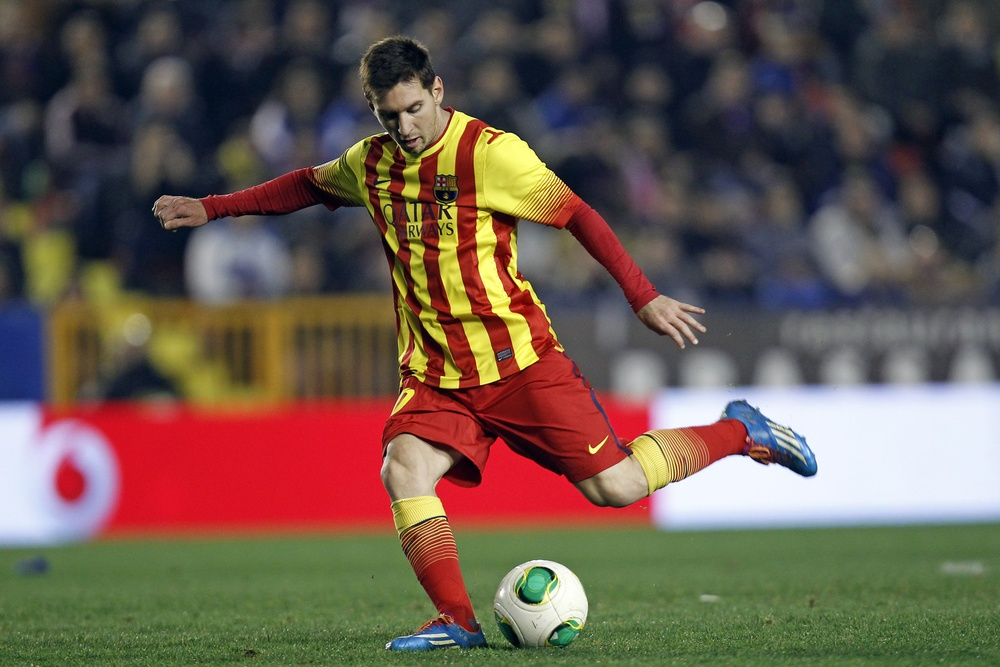
#> input picture messi4.jpg, 1000 x 667 px, shrunk from 4020 x 2680 before the run
$ python image_gradients_and_canny_edge_detection.py   (older library calls are emulated)
#> lines starting #> are read from the running program, lines starting #| are printed output that depends on the picture
import cv2
import numpy as np
from matplotlib import pyplot as plt

img = cv2.imread("messi4.jpg", cv2.IMREAD_GRAYSCALE)
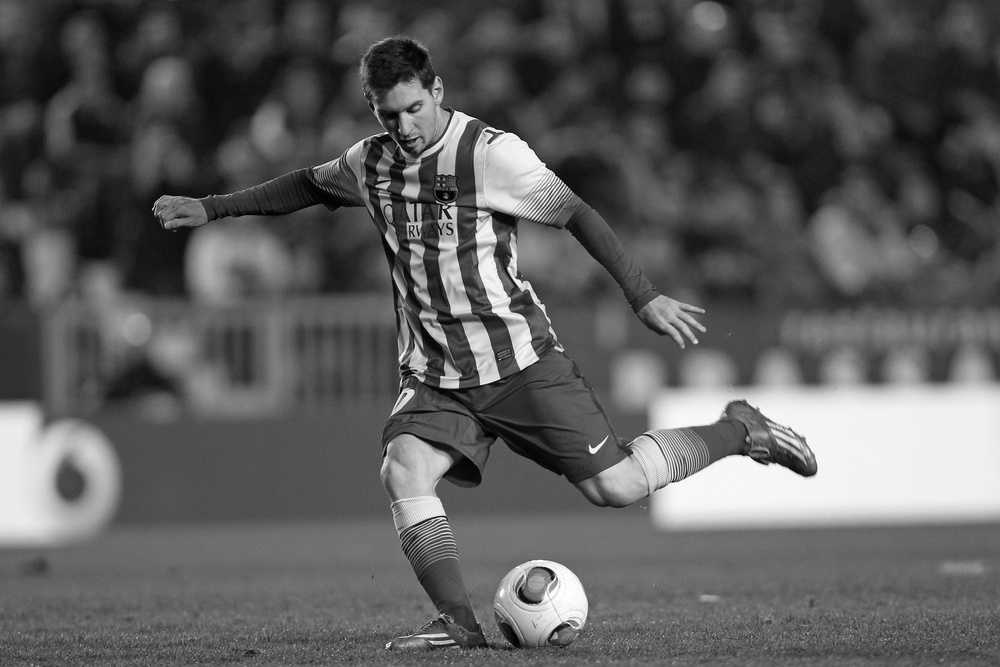
#> img: shape (667, 1000); min 0, max 255, mean 93.2
lap = cv2.Laplacian(img, cv2.CV_64F, ksize=3)
lap = np.uint8(np.absolute(lap))
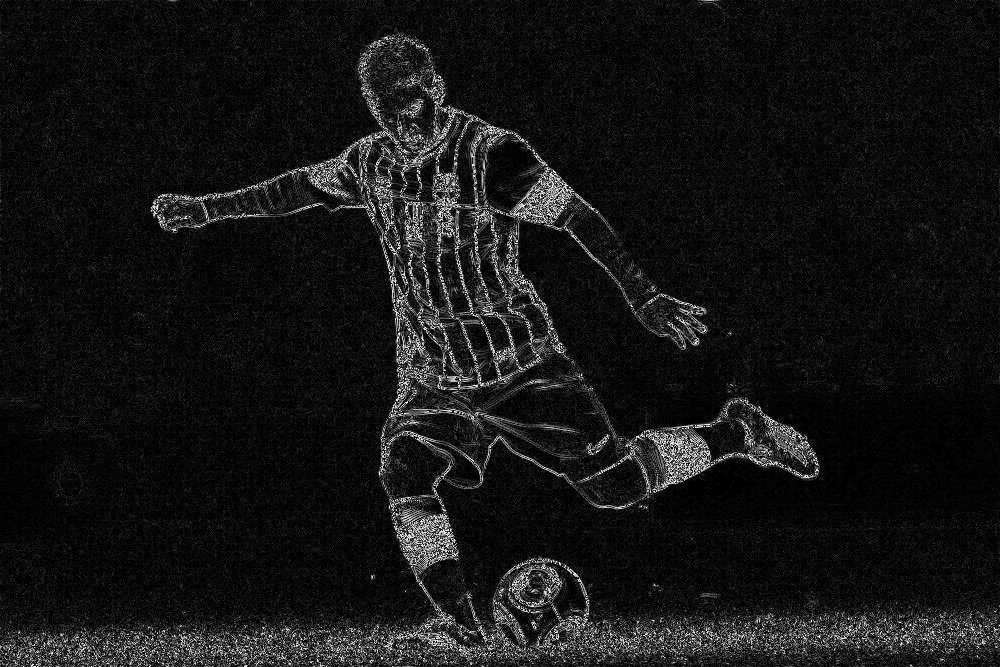
#> lap: shape (667, 1000); min 0, max 254, mean 21.3
sobelX = cv2.Sobel(img, cv2.CV_64F, 1, 0)
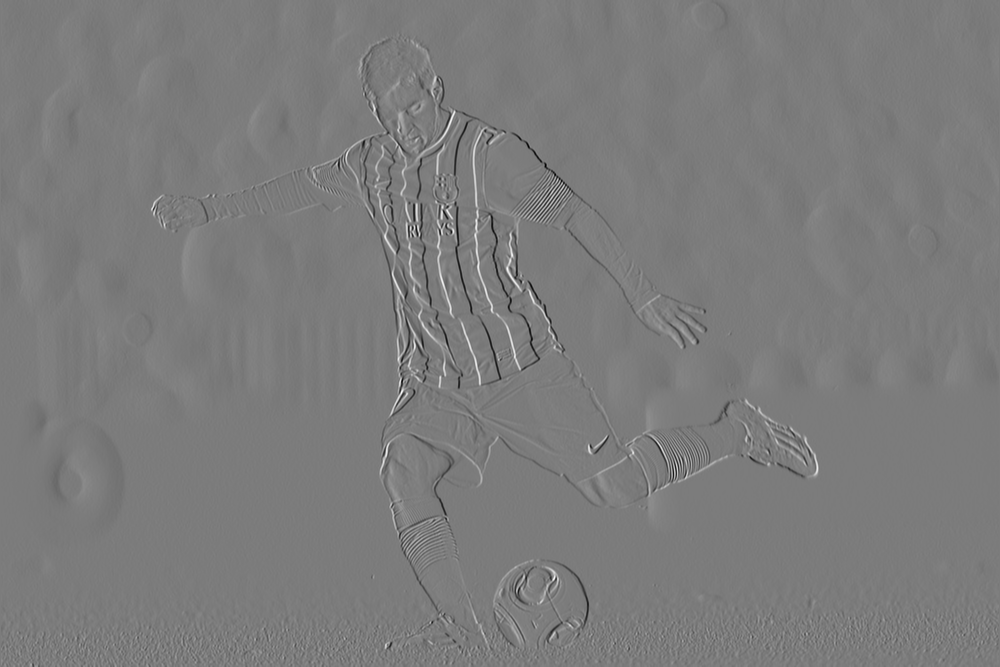
#> sobelX: shape (667, 1000) float64; min -797, max 840, mean 0; drawn with min black and max white
sobelY = cv2.Sobel(img, cv2.CV_64F, 0, 1)
edges = cv2.Canny(img,100,200)
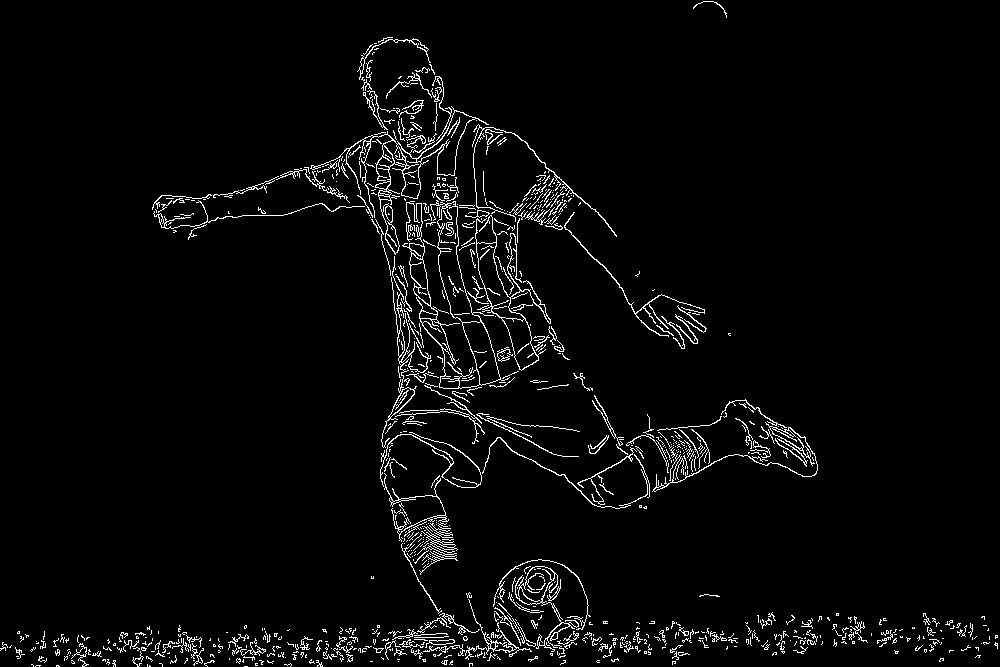
#> edges: shape (667, 1000); 3.4% white in thin lines or dots

sobelX = np.uint8(np.absolute(sobelX))
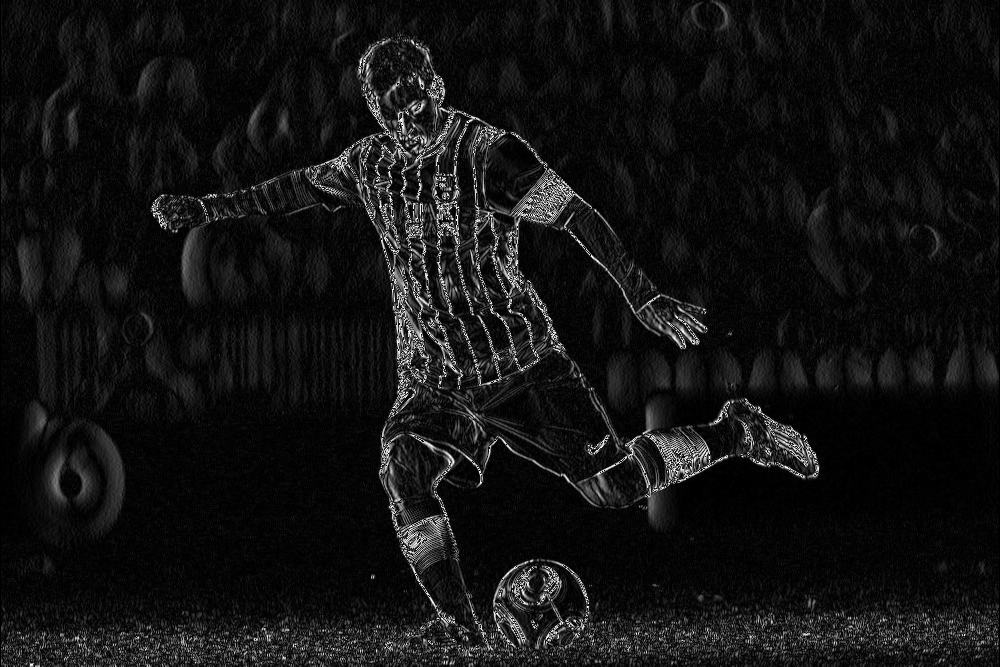
#> sobelX: shape (667, 1000); min 0, max 255, mean 18.9
sobelY = np.uint8(np.absolute(sobelY))
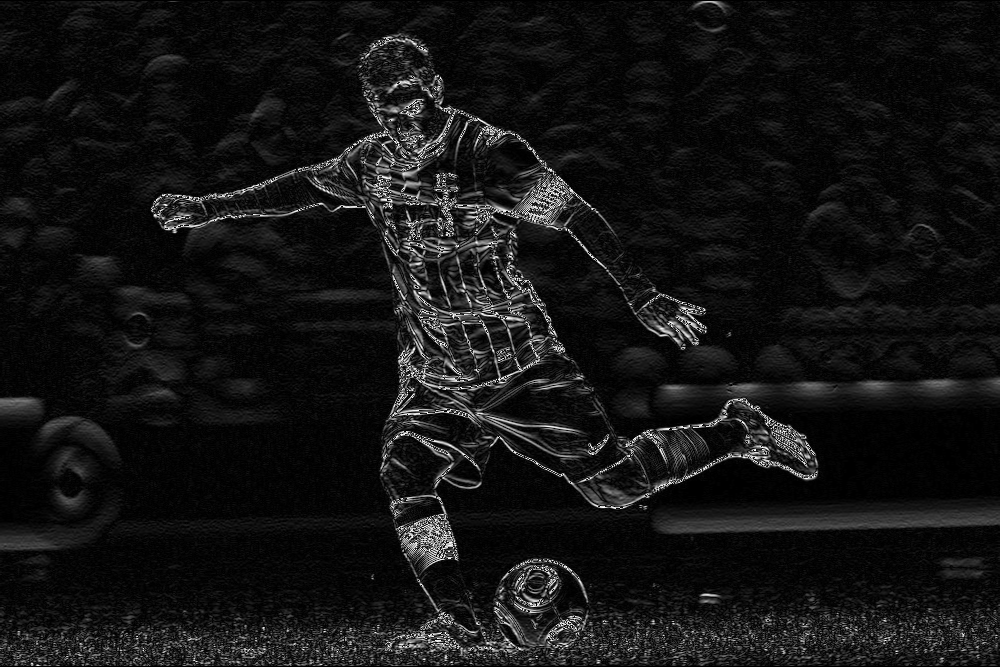
#> sobelY: shape (667, 1000); min 0, max 255, mean 20.2

sobelCombined = cv2.bitwise_or(sobelX, sobelY)
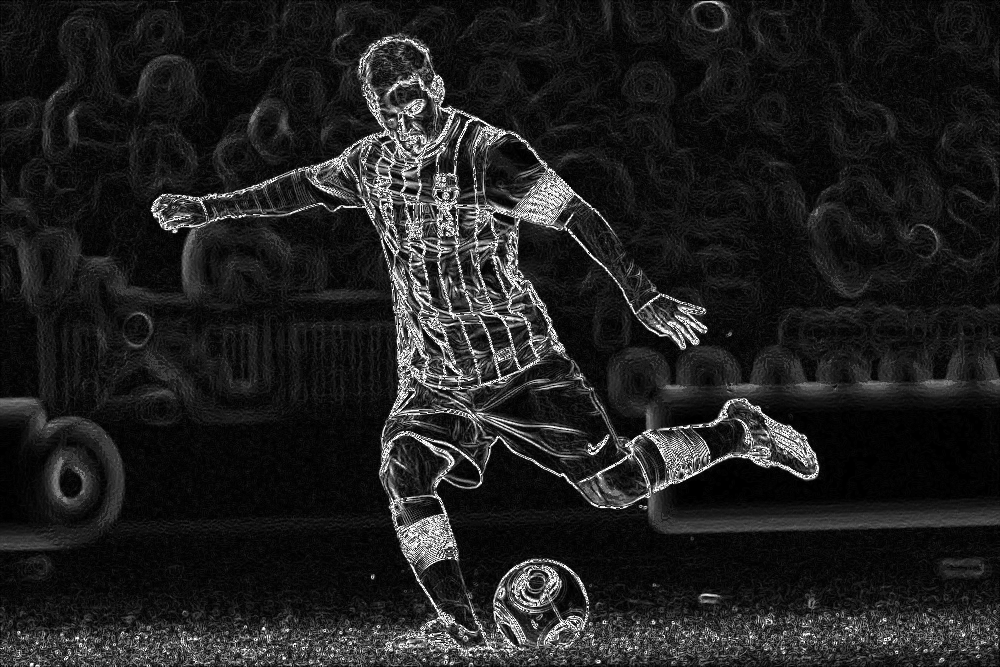
#> sobelCombined: shape (667, 1000); min 0, max 255, mean 32.2

titles = ['image', 'Laplacian', 'sobelX', 'sobelY', 'sobelCombined', 'Canny']
images = [img, lap, sobelX, sobelY, sobelCombined, edges]
for i in range(6):
    plt.subplot(2, 3, i+1), plt.imshow(images[i], 'gray')
    plt.title(titles[i])
    plt.xticks([]),plt.yticks([])

plt.show()

$ run again, with messi5.jpg copied over messi4.jpg
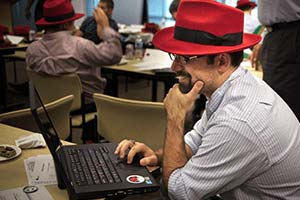
#> input picture messi5.jpg, 300 x 200 px
#> `edges = cv2.Canny(img,100,200)`:
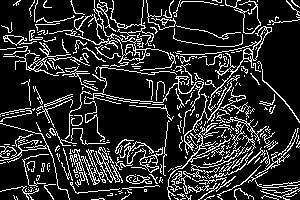
#> edges: shape (200, 300); 16.9% white in thin lines or dots
#> `sobelCombined = cv2.bitwise_or(sobelX, sobelY)`:
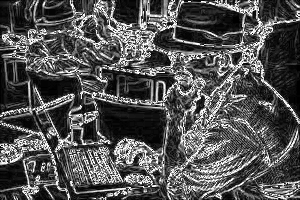
#> sobelCombined: shape (200, 300); min 0, max 255, mean 83
